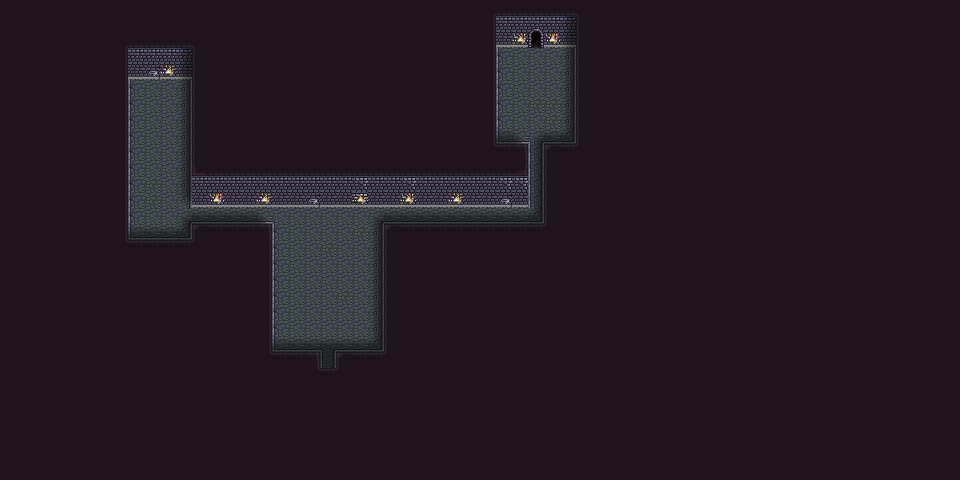

This is a level from a 2D game, rendered from its Tiled map with the project's own tilesets. A one-line summary and the map file follow, with tile-layer data summarised:
An orthogonal 60x30 tile map with 16x16 px tiles, 3 tile layers (ground, items, shadows) and 24 objects (4x soldier, player, sewer_test).

<map version="1.10" tiledversion="1.10.2" orientation="orthogonal" renderorder="right-down" width="60" height="30" tilewidth="16" tileheight="16" infinite="0" nextlayerid="8" nextobjectid="29">
 <editorsettings>
  <export target="sewer_corridor.lua" format="lua" />
 </editorsettings>
 <tileset firstgid="1" name="sewer_tiles" tilewidth="16" tileheight="16" tilecount="352" columns="16">
  <image source="../../tileset/sewer_1.png" width="256" height="352" />
 </tileset>
 <layer id="1" name="ground" width="60" height="30">
  <data>[1800 cells, 1800 non-empty, 30 distinct tile ids]</data>
 </layer>
 <layer id="3" name="items" width="60" height="30">
  <data>[1800 cells, 13 non-empty, 6 distinct tile ids]</data>
 </layer>
 <layer id="2" name="shadows" width="60" height="30">
  <data>[1800 cells, 62 non-empty, 7 distinct tile ids]</data>
 </layer>
 <objectgroup color="#00f900" id="5" name="creatures">
  <object id="12" name="player" x="320" y="324" width="16" height="16" />
  <object id="14" name="soldier" x="144" y="144" width="16" height="16" />
 </objectgroup>
 <objectgroup id="4" name="walls">
  <object id="1" x="384" y="224" width="32" height="128" />
  <object id="2" x="96" y="240" width="96" height="32" />
  <object id="3" x="128" y="48" width="64" height="24" />
  <object id="4" x="192" y="48" width="36" height="96" />
  <object id="5" x="96" y="48" width="32" height="192" />
  <object id="6" x="192" y="144" width="332" height="56" />
  <object id="7" x="192" y="224" width="80" height="32" />
  <object id="8" x="240" y="256" width="32" height="96" />
  <object id="9" x="240" y="352" width="76" height="32" />
  <object id="10" x="340" y="352" width="76" height="32" />
  <object id="11" x="316" y="368" width="24" height="32" />
  <object id="20" x="416" y="224" width="160" height="32" />
  <object id="21" x="544" y="144" width="32" height="80" />
  <object id="22" x="576" y="0" width="28" height="160" />
  <object id="23" x="468" y="0" width="28" height="144" />
  <object id="24" x="496" y="0" width="28" height="40" />
  <object id="27" x="548" y="0" width="28" height="40" />
  <object id="28" x="524" y="0" width="24" height="32" />
 </objectgroup>
 <objectgroup color="#ff9300" id="6" name="transitions">
  <object id="13" name="sewer_test" x="320" y="360" width="16" height="8" />
 </objectgroup>
 <objectgroup color="#00fdff" id="7" name="way_points">
  <object id="15" name="soldier" x="352" y="208" width="16" height="16">
   <properties>
    <property name="count" type="int" value="1" />
   </properties>
  </object>
  <object id="18" name="soldier" x="176" y="96" width="16" height="16">
   <properties>
    <property name="count" type="int" value="3" />
   </properties>
  </object>
  <object id="19" name="soldier" x="352" y="320" width="16" height="16">
   <properties>
    <property name="count" type="int" value="2" />
   </properties>
  </object>
 </objectgroup>
</map>
